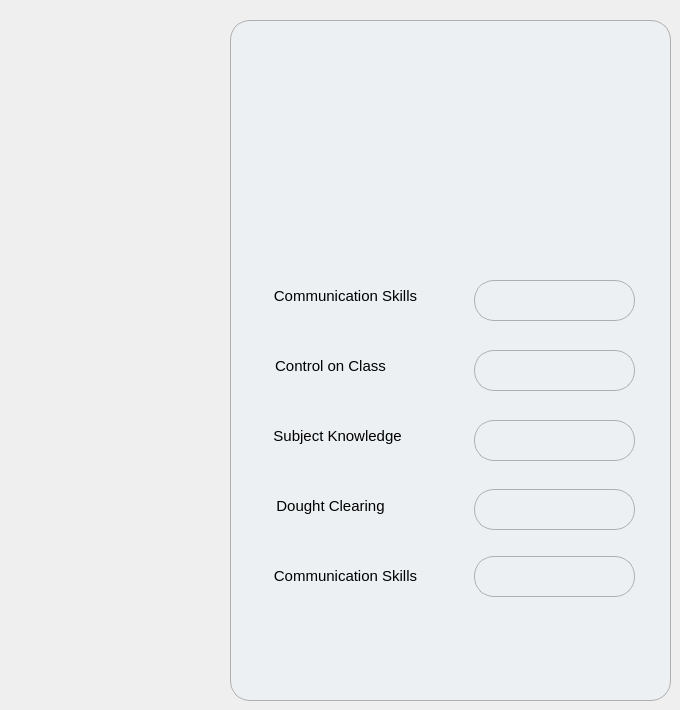
       <widget class="QWidget" name="feedbacktab">
        <attribute name="title">
         <string>Feedback</string>
        </attribute>
        <widget class="QFrame" name="frame_6">
         <property name="geometry">
          <rect>
           <x>230</x>
           <y>20</y>
           <width>441</width>
           <height>681</height>
          </rect>
         </property>
         <property name="styleSheet">
          <string notr="true">
position: relative;
  width: 350px;
  height: 500px;
border:1px solid rgb(175, 175, 175);

  border-radius: 20px;
  box-sizing: border-box;
  background: #ecf0f3;
  box-shadow: 14px 14px 20px #cbced1, -14px -14px 20px white;
</string>
         </property>
         <property name="frameShape">
          <enum>QFrame::StyledPanel</enum>
         </property>
         <property name="frameShadow">
          <enum>QFrame::Raised</enum>
         </property>
         <widget class="QLabel" name="label_39">
          <property name="geometry">
           <rect>
            <x>110</x>
            <y>20</y>
            <width>221</width>
            <height>141</height>
           </rect>
          </property>
          <property name="styleSheet">
           <string notr="true"> border-radius: 50%;
border:none;
 </string>
          </property>
          <property name="text">
           <string/>
          </property>
          <property name="pixmap">
           <pixmap>jims_logo.webp</pixmap>
          </property>
          <property name="scaledContents">
           <bool>true</bool>
          </property>
         </widget>
         <widget class="QLabel" name="label_41">
          <property name="geometry">
           <rect>
            <x>30</x>
            <y>260</y>
            <width>171</width>
            <height>31</height>
           </rect>
          </property>
          <property name="font">
           <font>
            <pointsize>11</pointsize>
           </font>
          </property>
          <property name="styleSheet">
           <string notr="true">border:none;</string>
          </property>
          <property name="text">
           <string>Communication Skills</string>
          </property>
          <property name="alignment">
           <set>Qt::AlignCenter</set>
          </property>
         </widget>
         <widget class="QLabel" name="label_42">
          <property name="geometry">
           <rect>
            <x>30</x>
            <y>330</y>
            <width>141</width>
            <height>31</height>
           </rect>
          </property>
          <property name="font">
           <font>
            <pointsize>11</pointsize>
           </font>
          </property>
          <property name="styleSheet">
           <string notr="true">border:none;</string>
          </property>
          <property name="text">
           <string>Control on Class</string>
          </property>
          <property name="alignment">
           <set>Qt::AlignCenter</set>
          </property>
         </widget>
         <widget class="QLabel" name="label_43">
          <property name="geometry">
           <rect>
            <x>30</x>
            <y>400</y>
            <width>151</width>
            <height>31</height>
           </rect>
          </property>
          <property name="font">
           <font>
            <pointsize>11</pointsize>
           </font>
          </property>
          <property name="styleSheet">
           <string notr="true">border:none;</string>
          </property>
          <property name="text">
           <string> Subject Knowledge</string>
          </property>
          <property name="alignment">
           <set>Qt::AlignCenter</set>
          </property>
         </widget>
         <widget class="QLabel" name="label_44">
          <property name="geometry">
           <rect>
            <x>30</x>
            <y>470</y>
            <width>141</width>
            <height>31</height>
           </rect>
          </property>
          <property name="font">
           <font>
            <pointsize>11</pointsize>
           </font>
          </property>
          <property name="styleSheet">
           <string notr="true">border:none;</string>
          </property>
          <property name="text">
           <string>Dought Clearing</string>
          </property>
          <property name="alignment">
           <set>Qt::AlignCenter</set>
          </property>
         </widget>
         <widget class="QLabel" name="label_45">
          <property name="geometry">
           <rect>
            <x>30</x>
            <y>540</y>
            <width>171</width>
            <height>31</height>
           </rect>
          </property>
          <property name="font">
           <font>
            <pointsize>11</pointsize>
           </font>
          </property>
          <property name="styleSheet">
           <string notr="true">border:none;</string>
          </property>
          <property name="text">
           <string>Communication Skills</string>
          </property>
          <property name="alignment">
           <set>Qt::AlignCenter</set>
          </property>
         </widget>
         <widget class="QLineEdit" name="f1">
          <property name="geometry">
           <rect>
            <x>244</x>
            <y>260</y>
            <width>161</width>
            <height>41</height>
           </rect>
          </property>
          <property name="font">
           <font>
            <pointsize>11</pointsize>
           </font>
          </property>
          <property name="alignment">
           <set>Qt::AlignCenter</set>
          </property>
         </widget>
         <widget class="QLineEdit" name="f2">
          <property name="geometry">
           <rect>
            <x>244</x>
            <y>330</y>
            <width>161</width>
            <height>41</height>
           </rect>
          </property>
          <property name="font">
           <font>
            <pointsize>11</pointsize>
           </font>
          </property>
          <property name="alignment">
           <set>Qt::AlignCenter</set>
          </property>
         </widget>
         <widget class="QLineEdit" name="f3">
          <property name="geometry">
           <rect>
            <x>244</x>
            <y>400</y>
            <width>161</width>
            <height>41</height>
           </rect>
          </property>
          <property name="font">
           <font>
            <pointsize>11</pointsize>
           </font>
          </property>
          <property name="alignment">
           <set>Qt::AlignCenter</set>
          </property>
         </widget>
         <widget class="QLineEdit" name="f4">
          <property name="geometry">
           <rect>
            <x>244</x>
            <y>469</y>
            <width>161</width>
            <height>41</height>
           </rect>
          </property>
          <property name="font">
           <font>
            <pointsize>11</pointsize>
           </font>
          </property>
          <property name="alignment">
           <set>Qt::AlignCenter</set>
          </property>
         </widget>
         <widget class="QLineEdit" name="f5">
          <property name="geometry">
           <rect>
            <x>244</x>
            <y>536</y>
            <width>161</width>
            <height>41</height>
           </rect>
          </property>
          <property name="font">
           <font>
            <pointsize>11</pointsize>
           </font>
          </property>
          <property name="alignment">
           <set>Qt::AlignCenter</set>
          </property>
         </widget>
        </widget>
       </widget>
